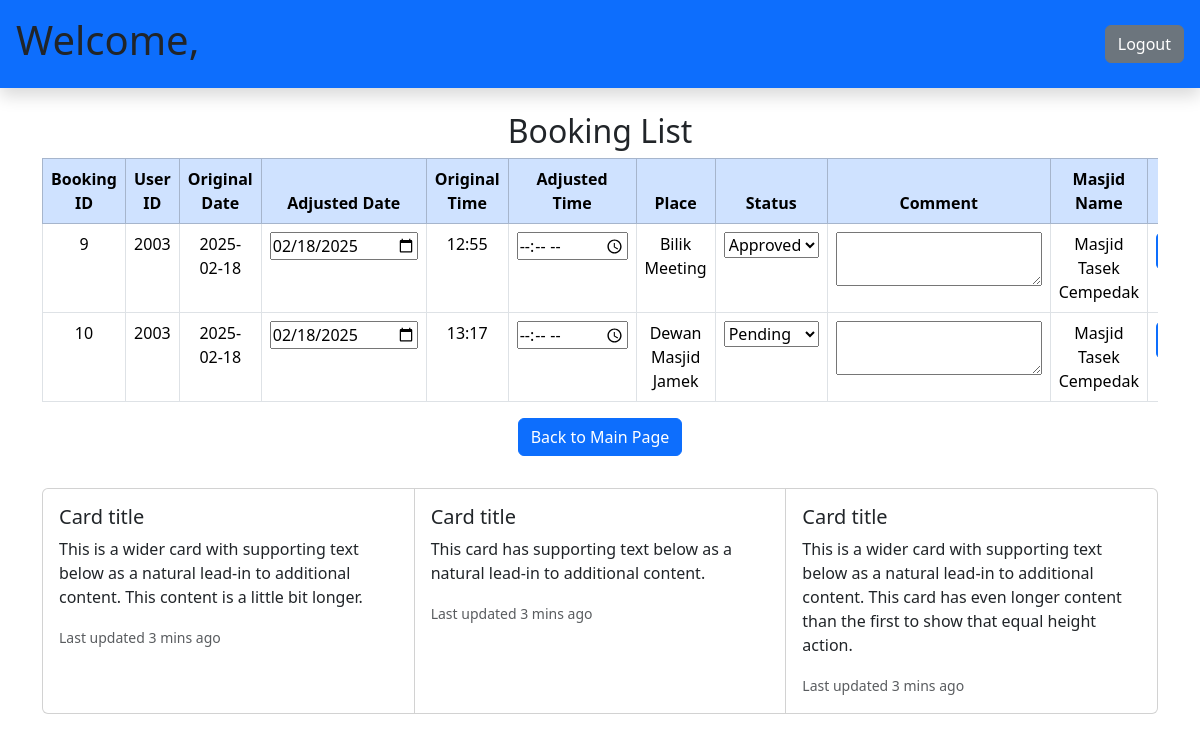
The page /backend/PejabatAgamaDaerah.php on the database its author committed.
### tables this page shows
CREATE TABLE `booking` (
  `booking_id` int(8) NOT NULL,
  `user_id` int(8) NOT NULL,
  `date` date NOT NULL,
  `time` time(6) NOT NULL,
  `place` varchar(50) NOT NULL,
  `status_code` int(1) NOT NULL,
  `comment` varchar(100) NOT NULL,
  `reg_date` datetime(6) NOT NULL DEFAULT current_timestamp(6),
  `edit_date` timestamp(6) NOT NULL DEFAULT current_timestamp(6) ON UPDATE current_timestamp(6),
  `masjid_id` int(11) DEFAULT NULL
);

CREATE TABLE `masjid` (
  `masjid_id` int(20) NOT NULL,
  `masjid_name` varchar(30) NOT NULL,
  `daerah_id` varchar(20) NOT NULL
);

### backend/PejabatAgamaDaerah.php (the view, shortened to what this page needs)
<?php
require '../backend/connection.php';
try {
    $stmt = $conn->prepare("
        SELECT b.*, m.masjid_name
        FROM booking b
        JOIN masjid m ON b.masjid_id = m.masjid_id
    ");
    $stmt->execute();
    $bookings = $stmt->fetchAll(PDO::FETCH_ASSOC);
} catch (PDOException $e) {
    die("Error: " . $e->getMessage());
}
?>
<!DOCTYPE html>
<html lang="en">
<head>
</head>
<body>
<?php require '../include/header.php'; ?>
    <h2 class="text-center mt-4">Booking List</h2>
    <div class="table-responsive">
    <table class="table table-bordered text-center">
    <thead class="table-primary text-white">
    <tr>
        <th>Booking ID</th>
        <th>User ID</th>
        <th>Original Date</th>
        <th>Adjusted Date</th>
        <th>Original Time</th>
        <th>Adjusted Time</th>
        <th>Place</th>
        <th>Status</th>
        <th>Comment</th>
        <th>Masjid Name</th>
        <th>Action</th>
</thead>
    <?php foreach ($bookings as $booking): ?>
        <tr>
            <td><?php echo htmlspecialchars($booking['booking_id']); ?></td>
            <td><?php echo htmlspecialchars($booking['user_id']); ?></td>
            <td><?php echo htmlspecialchars($booking['date']); ?></td>
            <td>
                <form action="updatestatus.php" method="POST">
                    <input type="date" name="date" value="<?php echo htmlspecialchars($booking['date']); ?>">
            </td>
            <td><?php echo htmlspecialchars(date('H:i', strtotime($booking['time']))); ?></td>
            <td>
                    <input type="time" name="time" value="<?php echo htmlspecialchars($booking['time']); ?>">
            </td>
            <td><?php echo htmlspecialchars($booking['place']); ?></td>
            <td>
                    <select name="status_code">
                        <option value="0" <?php echo ($booking['status_code'] == 0) ? 'selected' : ''; ?>>Pending</option>
                        <option value="1" <?php echo ($booking['status_code'] == 1) ? 'selected' : ''; ?>>Approved</option>
                    </select>
            </td>
            <td>
                    <textarea name="comment" rows="2" cols="20"><?php echo htmlspecialchars($booking['comment']); ?></textarea>
            </td>
            <td><?php echo htmlspecialchars($booking['masjid_name']); ?></td>
            <td>
                    <button type="submit" class="btn btn-primary mb-2">Update</button>
            </td>
        </tr>
    <?php endforeach; ?>
</table>
<div class="text-center mt-3">
    <a href="../backend/mainpage2.php" class="btn btn-primary mb-2">Back to Main Page</a>
</div>
    <?php require '../include/footer.php'; ?>
</body>
</html>

### rows shown on the page
booking: booking_id "9", user "2003", date "2025-02-18", date "02/18/2025", time "12:55", place "Bilik Meeting", status_code "Approved", masjid.masjid_name "Masjid Tasek Cempedak"
booking: booking_id "10", user "2003", date "2025-02-18", date "02/18/2025", time "13:17", place "Dewan Masjid Jamek", status_code "Pending", masjid.masjid_name "Masjid Tasek Cempedak"
